Frame 1 (no input): blank canvas, image omitted
Frame 60 (no input): blank canvas, image omitted
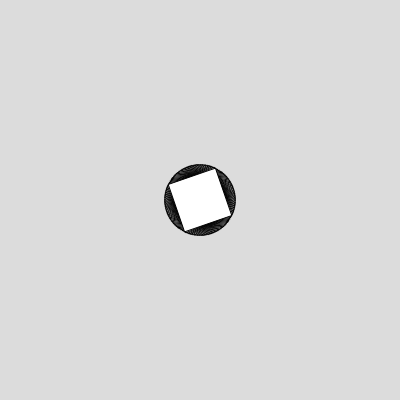
Frame 120 (the mouse pressed at the canvas centre since frame 60)

The p5.js sketch whose frames 1 and 60 were blank and that drew this single picture after the mouse press (run headless with seeded random() and noise() and a simulated clock; from frame 60 on, the mouse is pressed at the canvas centre):

// p5.js sketch
// ── sketch.js
/*
  Workshop: 
  "Learning Mathematics Through Programming 
  and Interactive Graphics with p5.js"
  by Juan Carlos Ponce Campuzano
  
  Meinjin Delta Brisbane, Australia, November 23-28, 2025
  Part II: Little Challenge
*/

let angle = 0;

function setup() {
  createCanvas(400, 400);
  background(220);
}

function draw() {
  
  translate(mouseX, mouseY);
  
  rotate(angle);
  
  scale(mouseX/200);

  rect(-25, -25, 50, 50);
  
  angle += 0.05;
  
}
